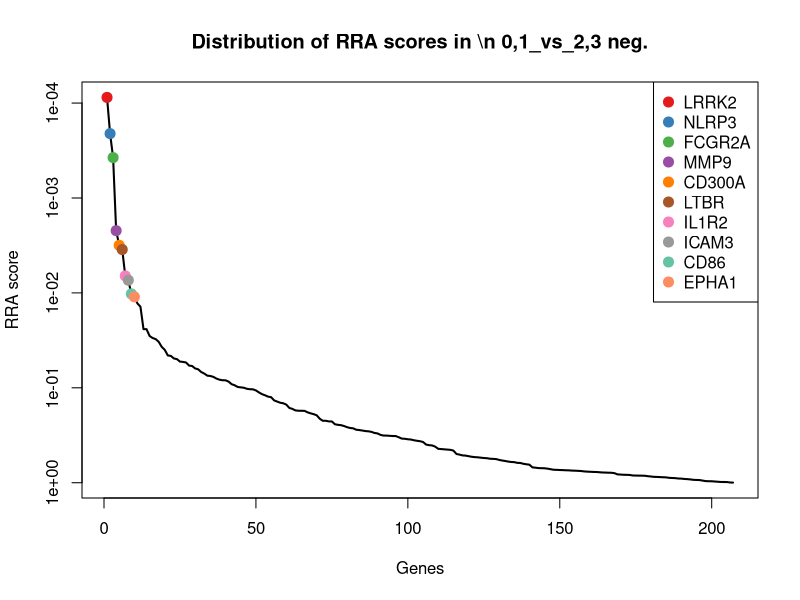
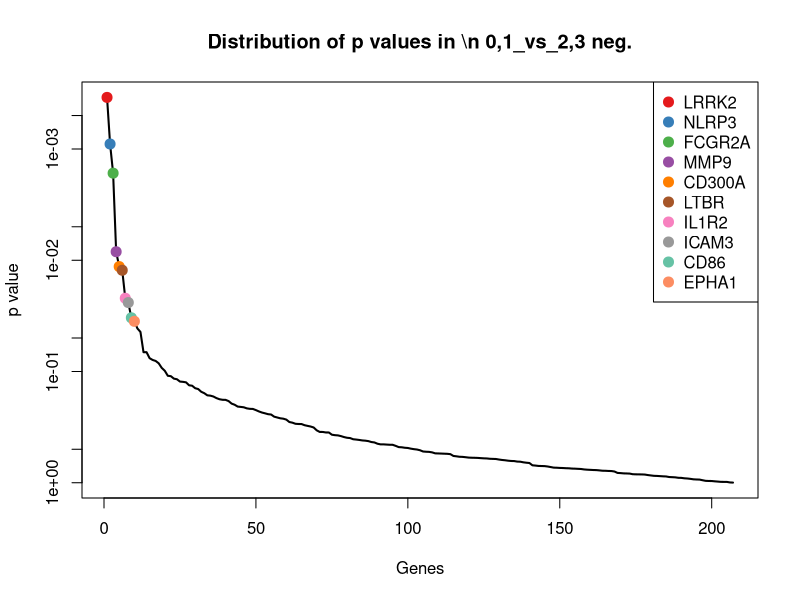
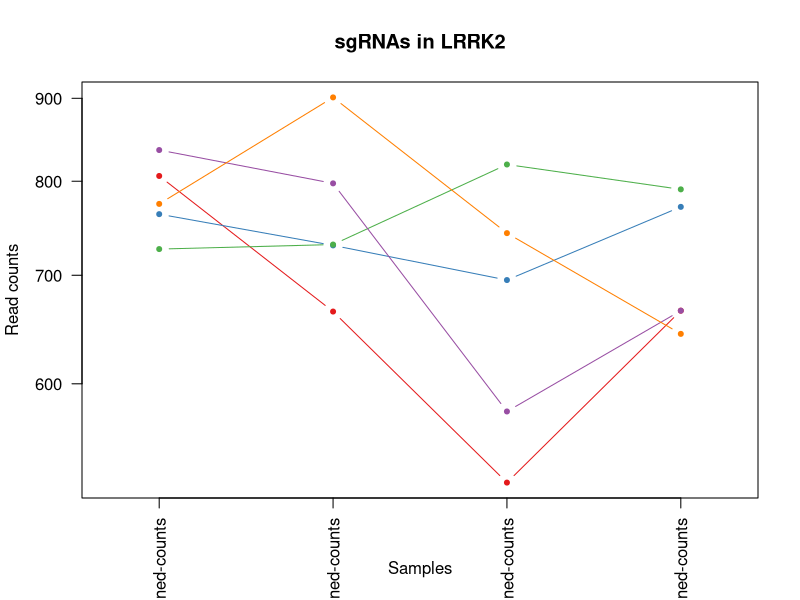
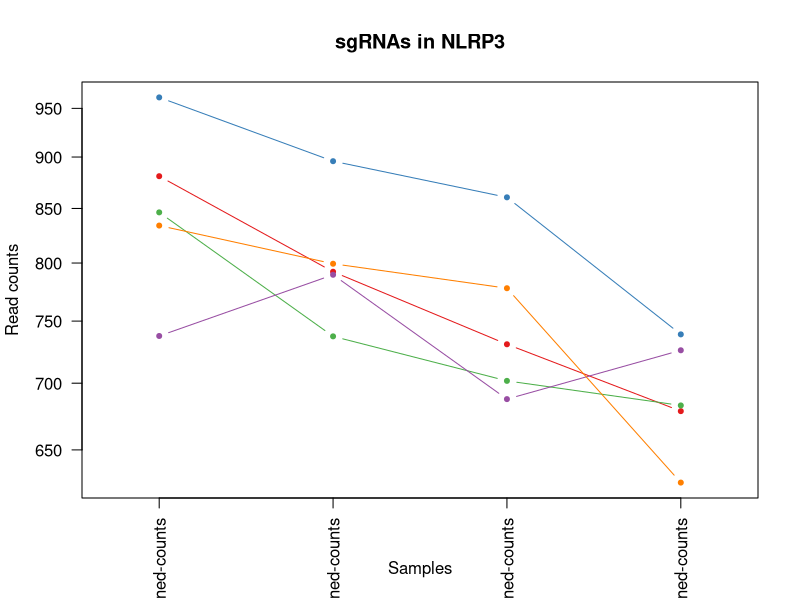
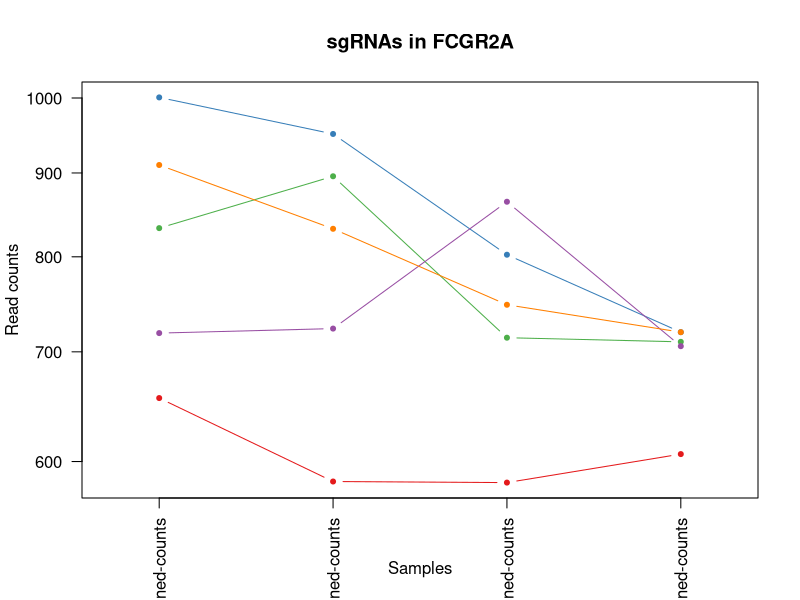
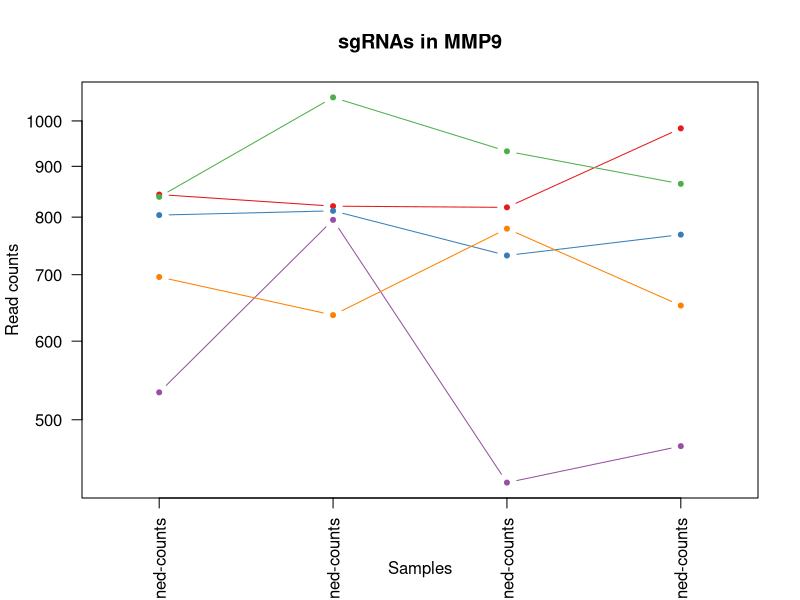
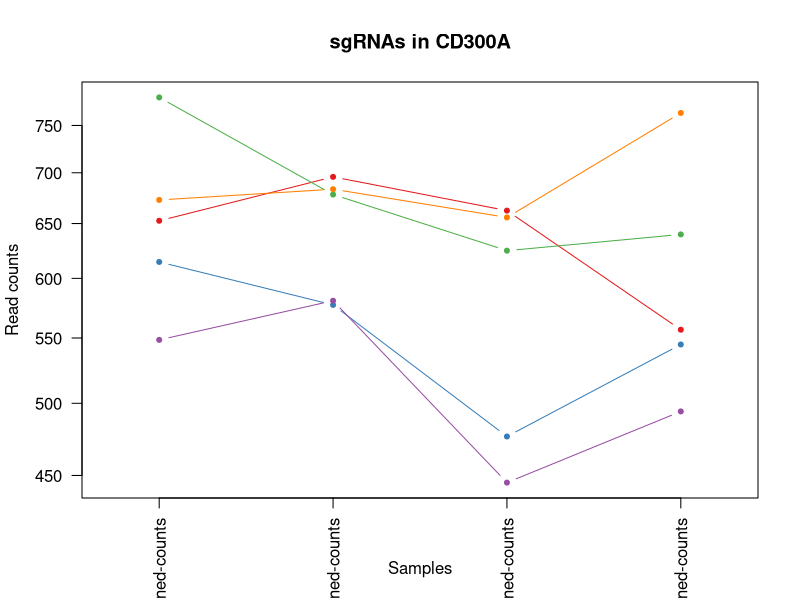
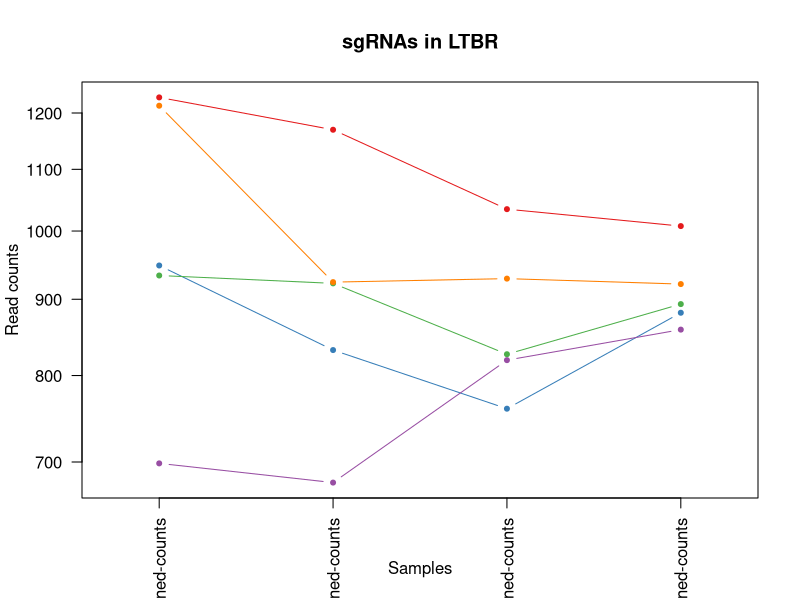

These charts were generated, in order, by the following R code: (Note: this script raises an error after producing the figures.)
pdf(file='LLOMe_CRISPRa.pdf',width=4.5,height=4.5);
gstable=read.table('LLOMe_CRISPRa.gene_summary.txt',header=T)
# 
#
# parameters
# Do not modify the variables beginning with "__"

# gstablename='__GENE_SUMMARY_FILE__'
startindex=3
# outputfile='__OUTPUT_FILE__'
targetgenelist=c("LRRK2","NLRP3","FCGR2A","MMP9","CD300A","LTBR","IL1R2","ICAM3","CD86","EPHA1")
# samplelabel=sub('.\\w+.\\w+$','',colnames(gstable)[startindex]);
samplelabel='0,1_vs_2,3 neg.'


# You need to write some codes in front of this code:
# gstable=read.table(gstablename,header=T)
# pdf(file=outputfile,width=6,height=6)


# set up color using RColorBrewer
#library(RColorBrewer)
#colors <- brewer.pal(length(targetgenelist), "Set1")

colors=c( "#E41A1C", "#377EB8", "#4DAF4A", "#984EA3", "#FF7F00",  "#A65628", "#F781BF",
          "#999999", "#66C2A5", "#FC8D62", "#8DA0CB", "#E78AC3", "#A6D854", "#FFD92F", "#E5C494", "#B3B3B3", 
          "#8DD3C7", "#FFFFB3", "#BEBADA", "#FB8072", "#80B1D3", "#FDB462", "#B3DE69", "#FCCDE5",
          "#D9D9D9", "#BC80BD", "#CCEBC5", "#FFED6F")

######
# function definition

plotrankedvalues<-function(val, tglist, ...){
  
  plot(val,log='y',ylim=c(max(val),min(val)),type='l',lwd=2, ...)
  if(length(tglist)>0){
    for(i in 1:length(tglist)){
      targetgene=tglist[i];
      tx=which(names(val)==targetgene);ty=val[targetgene];
      points(tx,ty,col=colors[(i %% length(colors)) ],cex=2,pch=20)
      # text(tx+50,ty,targetgene,col=colors[i])
    }
    legend('topright',tglist,pch=20,pt.cex = 2,cex=1,col=colors)
  }
}



plotrandvalues<-function(val,targetgenelist, ...){
  # choose the one with the best distance distribution
  
  mindiffvalue=0;
  randval=val;
  for(i in 1:20){
    randval0=sample(val)
    vindex=sort(which(names(randval0) %in% targetgenelist))
    if(max(vindex)>0.9*length(val)){
      # print('pass...')
      next;
    }
    mindiffind=min(diff(vindex));
    if (mindiffind > mindiffvalue){
      mindiffvalue=mindiffind;
      randval=randval0;
      # print(paste('Diff: ',mindiffvalue))
    }
  }
  plot(randval,log='y',ylim=c(max(randval),min(randval)),pch=20,col='grey', ...)
  
  if(length(targetgenelist)>0){
    for(i in 1:length(targetgenelist)){
      targetgene=targetgenelist[i];
      tx=which(names(randval)==targetgene);ty=randval[targetgene];
      points(tx,ty,col=colors[(i %% length(colors)) ],cex=2,pch=20)
      text(tx+50,ty,targetgene,col=colors[i])
    }
  }
  
}




# set.seed(1235)



pvec=gstable[,startindex]
names(pvec)=gstable[,'id']
pvec=sort(pvec);

plotrankedvalues(pvec,targetgenelist,xlab='Genes',ylab='RRA score',main=paste('Distribution of RRA scores in \\n',samplelabel))

# plotrandvalues(pvec,targetgenelist,xlab='Genes',ylab='RRA score',main=paste('Distribution of RRA scores in \\n',samplelabel))


pvec=gstable[,startindex+1]
names(pvec)=gstable[,'id']
pvec=sort(pvec);

plotrankedvalues(pvec,targetgenelist,xlab='Genes',ylab='p value',main=paste('Distribution of p values in \\n',samplelabel))

# plotrandvalues(pvec,targetgenelist,xlab='Genes',ylab='p value',main=paste('Distribution of p values in \\n',samplelabel))



# you need to write after this code:
# dev.off()






# parameters
# Do not modify the variables beginning with "__"
targetmat=list(c(805.005234870796,663.8215998314738,520.4467774040182,664.6541326372894),c(762.459756532701,729.3186643481793,694.2421814107752,770.3945628295854),c(725.5123674496186,730.2037598146212,818.247550756137,789.8162744975582),c(835.2349168478635,796.5859197977686,575.8734197629299,664.6541326372894),c(773.655935042726,900.1420893714785,742.153346839665,643.0744530062085))
targetgene="LRRK2"
collabel=c("TRE-VPH-7d-dox-untreated-rd2_S18_L001_R1_001-clipped-trimmed-aligned-counts","TRE-VPH-7d-dox-untreated-rd1_S12_L001_R1_001-clipped-trimmed-aligned-counts","TRE-VPH-7d-dox-llome-100-rd1_S13_L001_R1_001-clipped-trimmed-aligned-counts","TRE-VPH-7d-dox-llome-100-rd2_S19_L001_R1_001-clipped-trimmed-aligned-counts")

# set up color using RColorBrewer
#library(RColorBrewer)
#colors <- brewer.pal(length(targetgenelist), "Set1")

colors=c( "#E41A1C", "#377EB8", "#4DAF4A", "#984EA3", "#FF7F00",  "#A65628", "#F781BF",
          "#999999", "#66C2A5", "#FC8D62", "#8DA0CB", "#E78AC3", "#A6D854", "#FFD92F", "#E5C494", "#B3B3B3", 
          "#8DD3C7", "#FFFFB3", "#BEBADA", "#FB8072", "#80B1D3", "#FDB462", "#B3DE69", "#FCCDE5",
          "#D9D9D9", "#BC80BD", "#CCEBC5", "#FFED6F")


## code

targetmatvec=unlist(targetmat)+1
yrange=range(targetmatvec[targetmatvec>0]);
# yrange[1]=1; # set the minimum value to 1
for(i in 1:length(targetmat)){
  vali=targetmat[[i]]+1;
  if(i==1){
    plot(1:length(vali),vali,type='b',las=1,pch=20,main=paste('sgRNAs in',targetgene),ylab='Read counts',xlab='Samples',xlim=c(0.7,length(vali)+0.3),ylim = yrange,col=colors[(i %% length(colors))],xaxt='n',log='y')
    axis(1,at=1:length(vali),labels=(collabel),las=2)
    # lines(0:100,rep(1,101),col='black');
  }else{
    lines(1:length(vali),vali,type='b',pch=20,col=colors[(i %% length(colors))])
  }
}




# parameters
# Do not modify the variables beginning with "__"
targetmat=list(c(880.0196308879633,791.2753469991168,729.9406968283794,677.6019404159379),c(960.6321161601431,894.8315165728268,859.5826738712575,738.0250433829642),c(845.3114775068859,736.399428079715,700.8182237245444,681.917876342154),c(736.7085459596436,788.6200605997909,686.7267044807533,725.0772356043157),c(832.9956811458584,798.3561107306525,776.9124276410164,625.8107093013439))
targetgene="NLRP3"
collabel=c("TRE-VPH-7d-dox-untreated-rd2_S18_L001_R1_001-clipped-trimmed-aligned-counts","TRE-VPH-7d-dox-untreated-rd1_S12_L001_R1_001-clipped-trimmed-aligned-counts","TRE-VPH-7d-dox-llome-100-rd1_S13_L001_R1_001-clipped-trimmed-aligned-counts","TRE-VPH-7d-dox-llome-100-rd2_S19_L001_R1_001-clipped-trimmed-aligned-counts")

# set up color using RColorBrewer
#library(RColorBrewer)
#colors <- brewer.pal(length(targetgenelist), "Set1")

colors=c( "#E41A1C", "#377EB8", "#4DAF4A", "#984EA3", "#FF7F00",  "#A65628", "#F781BF",
          "#999999", "#66C2A5", "#FC8D62", "#8DA0CB", "#E78AC3", "#A6D854", "#FFD92F", "#E5C494", "#B3B3B3", 
          "#8DD3C7", "#FFFFB3", "#BEBADA", "#FB8072", "#80B1D3", "#FDB462", "#B3DE69", "#FCCDE5",
          "#D9D9D9", "#BC80BD", "#CCEBC5", "#FFED6F")


## code

targetmatvec=unlist(targetmat)+1
yrange=range(targetmatvec[targetmatvec>0]);
# yrange[1]=1; # set the minimum value to 1
for(i in 1:length(targetmat)){
  vali=targetmat[[i]]+1;
  if(i==1){
    plot(1:length(vali),vali,type='b',las=1,pch=20,main=paste('sgRNAs in',targetgene),ylab='Read counts',xlab='Samples',xlim=c(0.7,length(vali)+0.3),ylim = yrange,col=colors[(i %% length(colors))],xaxt='n',log='y')
    axis(1,at=1:length(vali),labels=(collabel),las=2)
    # lines(0:100,rep(1,101),col='black');
  }else{
    lines(1:length(vali),vali,type='b',pch=20,col=colors[(i %% length(colors))])
  }
}




# parameters
# Do not modify the variables beginning with "__"
targetmat=list(c(654.9764428364613,582.3928169188131,581.5100274604464,605.3100136518171),c(999.8187409452306,949.7074354922286,801.3377276635877,718.6033317149914),c(831.876063294856,894.8315165728268,713.03087373583,708.8924758810051),c(717.6750424926012,722.2379006166435,863.3404123362685,704.5765399547889),c(909.1296950140282,831.1046429890052,746.8505199209287,718.6033317149914))
targetgene="FCGR2A"
collabel=c("TRE-VPH-7d-dox-untreated-rd2_S18_L001_R1_001-clipped-trimmed-aligned-counts","TRE-VPH-7d-dox-untreated-rd1_S12_L001_R1_001-clipped-trimmed-aligned-counts","TRE-VPH-7d-dox-llome-100-rd1_S13_L001_R1_001-clipped-trimmed-aligned-counts","TRE-VPH-7d-dox-llome-100-rd2_S19_L001_R1_001-clipped-trimmed-aligned-counts")

# set up color using RColorBrewer
#library(RColorBrewer)
#colors <- brewer.pal(length(targetgenelist), "Set1")

colors=c( "#E41A1C", "#377EB8", "#4DAF4A", "#984EA3", "#FF7F00",  "#A65628", "#F781BF",
          "#999999", "#66C2A5", "#FC8D62", "#8DA0CB", "#E78AC3", "#A6D854", "#FFD92F", "#E5C494", "#B3B3B3", 
          "#8DD3C7", "#FFFFB3", "#BEBADA", "#FB8072", "#80B1D3", "#FDB462", "#B3DE69", "#FCCDE5",
          "#D9D9D9", "#BC80BD", "#CCEBC5", "#FFED6F")


## code

targetmatvec=unlist(targetmat)+1
yrange=range(targetmatvec[targetmatvec>0]);
# yrange[1]=1; # set the minimum value to 1
for(i in 1:length(targetmat)){
  vali=targetmat[[i]]+1;
  if(i==1){
    plot(1:length(vali),vali,type='b',las=1,pch=20,main=paste('sgRNAs in',targetgene),ylab='Read counts',xlab='Samples',xlim=c(0.7,length(vali)+0.3),ylim = yrange,col=colors[(i %% length(colors))],xaxt='n',log='y')
    axis(1,at=1:length(vali),labels=(collabel),las=2)
    # lines(0:100,rep(1,101),col='black');
  }else{
    lines(1:length(vali),vali,type='b',pch=20,col=colors[(i %% length(colors))])
  }
}




# parameters
# Do not modify the variables beginning with "__"
targetmat=list(c(841.9526239538784,819.5984019252597,817.3081161398842,981.8754232141774),c(802.765999168791,810.7474472608401,730.8801314446321,767.1576108849233),c(837.4741525498684,1055.0337959988224,930.9797047064658,863.187185243233),c(531.8184792261865,793.9306333984428,431.2004888600079,469.3580319760079),c(695.2826854725512,636.3836403717729,777.8518622572691,650.6273408770868))
targetgene="MMP9"
collabel=c("TRE-VPH-7d-dox-untreated-rd2_S18_L001_R1_001-clipped-trimmed-aligned-counts","TRE-VPH-7d-dox-untreated-rd1_S12_L001_R1_001-clipped-trimmed-aligned-counts","TRE-VPH-7d-dox-llome-100-rd1_S13_L001_R1_001-clipped-trimmed-aligned-counts","TRE-VPH-7d-dox-llome-100-rd2_S19_L001_R1_001-clipped-trimmed-aligned-counts")

# set up color using RColorBrewer
#library(RColorBrewer)
#colors <- brewer.pal(length(targetgenelist), "Set1")

colors=c( "#E41A1C", "#377EB8", "#4DAF4A", "#984EA3", "#FF7F00",  "#A65628", "#F781BF",
          "#999999", "#66C2A5", "#FC8D62", "#8DA0CB", "#E78AC3", "#A6D854", "#FFD92F", "#E5C494", "#B3B3B3", 
          "#8DD3C7", "#FFFFB3", "#BEBADA", "#FB8072", "#80B1D3", "#FDB462", "#B3DE69", "#FCCDE5",
          "#D9D9D9", "#BC80BD", "#CCEBC5", "#FFED6F")


## code

targetmatvec=unlist(targetmat)+1
yrange=range(targetmatvec[targetmatvec>0]);
# yrange[1]=1; # set the minimum value to 1
for(i in 1:length(targetmat)){
  vali=targetmat[[i]]+1;
  if(i==1){
    plot(1:length(vali),vali,type='b',las=1,pch=20,main=paste('sgRNAs in',targetgene),ylab='Read counts',xlab='Samples',xlim=c(0.7,length(vali)+0.3),ylim = yrange,col=colors[(i %% length(colors))],xaxt='n',log='y')
    axis(1,at=1:length(vali),labels=(collabel),las=2)
    # lines(0:100,rep(1,101),col='black');
  }else{
    lines(1:length(vali),vali,type='b',pch=20,col=colors[(i %% length(colors))])
  }
}




# parameters
# Do not modify the variables beginning with "__"
targetmat=list(c(651.6175892834538,694.7999411569426,661.3619698419293,555.6767505003312),c(613.5505823493688,576.1971486537193,475.35391582388667,543.8079267032367),c(780.373642148741,677.0980318281033,623.7845851918197,638.7585170799924),c(547.4931291402214,579.7375305194871,444.35257348754624,493.0956795701968),c(671.7707106014988,682.4086046267552,654.7859275281601,762.8416749587071))
targetgene="CD300A"
collabel=c("TRE-VPH-7d-dox-untreated-rd2_S18_L001_R1_001-clipped-trimmed-aligned-counts","TRE-VPH-7d-dox-untreated-rd1_S12_L001_R1_001-clipped-trimmed-aligned-counts","TRE-VPH-7d-dox-llome-100-rd1_S13_L001_R1_001-clipped-trimmed-aligned-counts","TRE-VPH-7d-dox-llome-100-rd2_S19_L001_R1_001-clipped-trimmed-aligned-counts")

# set up color using RColorBrewer
#library(RColorBrewer)
#colors <- brewer.pal(length(targetgenelist), "Set1")

colors=c( "#E41A1C", "#377EB8", "#4DAF4A", "#984EA3", "#FF7F00",  "#A65628", "#F781BF",
          "#999999", "#66C2A5", "#FC8D62", "#8DA0CB", "#E78AC3", "#A6D854", "#FFD92F", "#E5C494", "#B3B3B3", 
          "#8DD3C7", "#FFFFB3", "#BEBADA", "#FB8072", "#80B1D3", "#FDB462", "#B3DE69", "#FCCDE5",
          "#D9D9D9", "#BC80BD", "#CCEBC5", "#FFED6F")


## code

targetmatvec=unlist(targetmat)+1
yrange=range(targetmatvec[targetmatvec>0]);
# yrange[1]=1; # set the minimum value to 1
for(i in 1:length(targetmat)){
  vali=targetmat[[i]]+1;
  if(i==1){
    plot(1:length(vali),vali,type='b',las=1,pch=20,main=paste('sgRNAs in',targetgene),ylab='Read counts',xlab='Samples',xlim=c(0.7,length(vali)+0.3),ylim = yrange,col=colors[(i %% length(colors))],xaxt='n',log='y')
    axis(1,at=1:length(vali),labels=(collabel),las=2)
    # lines(0:100,rep(1,101),col='black');
  }else{
    lines(1:length(vali),vali,type='b',pch=20,col=colors[(i %% length(colors))])
  }
}




# parameters
# Do not modify the variables beginning with "__"
targetmat=list(c(1228.22078254974,1168.326015703394,1033.3780778780144,1006.6920547899205),c(947.1967019481132,831.1046429890052,759.0631699322144,880.4509289480976),c(932.6416698850808,921.3843805660857,825.7630276861589,892.3197527451921),c(697.5219211745562,677.0980318281033,818.247550756137,857.7922653354627),c(1212.5461326357051,923.1545714989696,928.1614008577076,920.3733362655971))
targetgene="LTBR"
collabel=c("TRE-VPH-7d-dox-untreated-rd2_S18_L001_R1_001-clipped-trimmed-aligned-counts","TRE-VPH-7d-dox-untreated-rd1_S12_L001_R1_001-clipped-trimmed-aligned-counts","TRE-VPH-7d-dox-llome-100-rd1_S13_L001_R1_001-clipped-trimmed-aligned-counts","TRE-VPH-7d-dox-llome-100-rd2_S19_L001_R1_001-clipped-trimmed-aligned-counts")

# set up color using RColorBrewer
#library(RColorBrewer)
#colors <- brewer.pal(length(targetgenelist), "Set1")

colors=c( "#E41A1C", "#377EB8", "#4DAF4A", "#984EA3", "#FF7F00",  "#A65628", "#F781BF",
          "#999999", "#66C2A5", "#FC8D62", "#8DA0CB", "#E78AC3", "#A6D854", "#FFD92F", "#E5C494", "#B3B3B3", 
          "#8DD3C7", "#FFFFB3", "#BEBADA", "#FB8072", "#80B1D3", "#FDB462", "#B3DE69", "#FCCDE5",
          "#D9D9D9", "#BC80BD", "#CCEBC5", "#FFED6F")


## code

targetmatvec=unlist(targetmat)+1
yrange=range(targetmatvec[targetmatvec>0]);
# yrange[1]=1; # set the minimum value to 1
for(i in 1:length(targetmat)){
  vali=targetmat[[i]]+1;
  if(i==1){
    plot(1:length(vali),vali,type='b',las=1,pch=20,main=paste('sgRNAs in',targetgene),ylab='Read counts',xlab='Samples',xlim=c(0.7,length(vali)+0.3),ylim = yrange,col=colors[(i %% length(colors))],xaxt='n',log='y')
    axis(1,at=1:length(vali),labels=(collabel),las=2)
    # lines(0:100,rep(1,101),col='black');
  }else{
    lines(1:length(vali),vali,type='b',pch=20,col=colors[(i %% length(colors))])
  }
}




# parameters
# Do not modify the variables beginning with "__"
targetmat=list(c(597.8759324353339,706.3061822206881,578.6917236116882,771.4735468111395),c(691.9238319195437,637.2687358382149,804.1560315123459,864.266169224787),c(951.6751733521232,792.1604424655588,656.6647967606656,910.6624804316108),c(638.1821750714238,813.402733660166,501.65808507896344,548.1238626294529),c(752.3831958736786,777.9989150024874,802.2771622798404,690.5497481945863))
targetgene="IL1R2"
collabel=c("TRE-VPH-7d-dox-untreated-rd2_S18_L001_R1_001-clipped-trimmed-aligned-counts","TRE-VPH-7d-dox-untreated-rd1_S12_L001_R1_001-clipped-trimmed-aligned-counts","TRE-VPH-7d-dox-llome-100-rd1_S13_L001_R1_001-clipped-trimmed-aligned-counts","TRE-VPH-7d-dox-llome-100-rd2_S19_L001_R1_001-clipped-trimmed-aligned-counts")

# set up color using RColorBrewer
#library(RColorBrewer)
#colors <- brewer.pal(length(targetgenelist), "Set1")

colors=c( "#E41A1C", "#377EB8", "#4DAF4A", "#984EA3", "#FF7F00",  "#A65628", "#F781BF",
          "#999999", "#66C2A5", "#FC8D62", "#8DA0CB", "#E78AC3", "#A6D854", "#FFD92F", "#E5C494", "#B3B3B3", 
          "#8DD3C7", "#FFFFB3", "#BEBADA", "#FB8072", "#80B1D3", "#FDB462", "#B3DE69", "#FCCDE5",
          "#D9D9D9", "#BC80BD", "#CCEBC5", "#FFED6F")


## code

targetmatvec=unlist(targetmat)+1
yrange=range(targetmatvec[targetmatvec>0]);
# yrange[1]=1; # set the minimum value to 1
for(i in 1:length(targetmat)){
  vali=targetmat[[i]]+1;
  if(i==1){
    plot(1:length(vali),vali,type='b',las=1,pch=20,main=paste('sgRNAs in',targetgene),ylab='Read counts',xlab='Samples',xlim=c(0.7,length(vali)+0.3),ylim = yrange,col=colors[(i %% length(colors))],xaxt='n',log='y')
    axis(1,at=1:length(vali),labels=(collabel),las=2)
    # lines(0:100,rep(1,101),col='black');
  }else{
    lines(1:length(vali),vali,type='b',pch=20,col=colors[(i %% length(colors))])
  }
}




# parameters
# Do not modify the variables beginning with "__"
targetmat=list(c(548.612746991224,649.6600723684024,546.750946659095,523.30723105371),c(890.0961915469858,833.7599293883311,778.7912968735219,661.4171806926272),c(794.9286742117735,776.2287240696035,802.2771622798404,865.345153206341),c(789.330584956761,680.6384136938711,759.0631699322144,749.8938671800586),c(876.6607773349558,800.1263016635364,685.7872698645006,649.5483568955328))
targetgene="ICAM3"
collabel=c("TRE-VPH-7d-dox-untreated-rd2_S18_L001_R1_001-clipped-trimmed-aligned-counts","TRE-VPH-7d-dox-untreated-rd1_S12_L001_R1_001-clipped-trimmed-aligned-counts","TRE-VPH-7d-dox-llome-100-rd1_S13_L001_R1_001-clipped-trimmed-aligned-counts","TRE-VPH-7d-dox-llome-100-rd2_S19_L001_R1_001-clipped-trimmed-aligned-counts")

# set up color using RColorBrewer
#library(RColorBrewer)
#colors <- brewer.pal(length(targetgenelist), "Set1")

colors=c( "#E41A1C", "#377EB8", "#4DAF4A", "#984EA3", "#FF7F00",  "#A65628", "#F781BF",
          "#999999", "#66C2A5", "#FC8D62", "#8DA0CB", "#E78AC3", "#A6D854", "#FFD92F", "#E5C494", "#B3B3B3", 
          "#8DD3C7", "#FFFFB3", "#BEBADA", "#FB8072", "#80B1D3", "#FDB462", "#B3DE69", "#FCCDE5",
          "#D9D9D9", "#BC80BD", "#CCEBC5", "#FFED6F")


## code

targetmatvec=unlist(targetmat)+1
yrange=range(targetmatvec[targetmatvec>0]);
# yrange[1]=1; # set the minimum value to 1
for(i in 1:length(targetmat)){
  vali=targetmat[[i]]+1;
  if(i==1){
    plot(1:length(vali),vali,type='b',las=1,pch=20,main=paste('sgRNAs in',targetgene),ylab='Read counts',xlab='Samples',xlim=c(0.7,length(vali)+0.3),ylim = yrange,col=colors[(i %% length(colors))],xaxt='n',log='y')
    axis(1,at=1:length(vali),labels=(collabel),las=2)
    # lines(0:100,rep(1,101),col='black');
  }else{
    lines(1:length(vali),vali,type='b',pch=20,col=colors[(i %% length(colors))])
  }
}




# parameters
# Do not modify the variables beginning with "__"
targetmat=list(c(697.5219211745562,756.7566238078801,701.7576583407972,653.8642928217489),c(746.7851066186661,722.2379006166435,757.1843006997088,557.8347184634393),c(839.7133882518734,760.2970056736481,726.1829583633684,754.2098031062748),c(719.9142781946061,690.3744638247329,588.0860697742155,554.5977665187771),c(626.9859965613988,612.4860627778398,590.9043736229738,612.8629015226954))
targetgene="CD86"
collabel=c("TRE-VPH-7d-dox-untreated-rd2_S18_L001_R1_001-clipped-trimmed-aligned-counts","TRE-VPH-7d-dox-untreated-rd1_S12_L001_R1_001-clipped-trimmed-aligned-counts","TRE-VPH-7d-dox-llome-100-rd1_S13_L001_R1_001-clipped-trimmed-aligned-counts","TRE-VPH-7d-dox-llome-100-rd2_S19_L001_R1_001-clipped-trimmed-aligned-counts")

# set up color using RColorBrewer
#library(RColorBrewer)
#colors <- brewer.pal(length(targetgenelist), "Set1")

colors=c( "#E41A1C", "#377EB8", "#4DAF4A", "#984EA3", "#FF7F00",  "#A65628", "#F781BF",
          "#999999", "#66C2A5", "#FC8D62", "#8DA0CB", "#E78AC3", "#A6D854", "#FFD92F", "#E5C494", "#B3B3B3", 
          "#8DD3C7", "#FFFFB3", "#BEBADA", "#FB8072", "#80B1D3", "#FDB462", "#B3DE69", "#FCCDE5",
          "#D9D9D9", "#BC80BD", "#CCEBC5", "#FFED6F")


## code

targetmatvec=unlist(targetmat)+1
yrange=range(targetmatvec[targetmatvec>0]);
# yrange[1]=1; # set the minimum value to 1
for(i in 1:length(targetmat)){
  vali=targetmat[[i]]+1;
  if(i==1){
    plot(1:length(vali),vali,type='b',las=1,pch=20,main=paste('sgRNAs in',targetgene),ylab='Read counts',xlab='Samples',xlim=c(0.7,length(vali)+0.3),ylim = yrange,col=colors[(i %% length(colors))],xaxt='n',log='y')
    axis(1,at=1:length(vali),labels=(collabel),las=2)
    # lines(0:100,rep(1,101),col='black');
  }else{
    lines(1:length(vali),vali,type='b',pch=20,col=colors[(i %% length(colors))])
  }
}




# parameters
# Do not modify the variables beginning with "__"
targetmat=list(c(667.2922391974887,700.1105139555945,715.8491775845882,633.3635971722222),c(850.9095667618984,902.7973757708045,779.7307314897746,951.6638717306644),c(539.6558041832039,708.0763731535721,664.1802736906875,523.30723105371),c(913.6081664180383,1182.4875431664655,685.7872698645006,893.398736726746),c(727.7516031516236,751.4460510092284,799.4588584310821,784.4213545897879))
targetgene="EPHA1"
collabel=c("TRE-VPH-7d-dox-untreated-rd2_S18_L001_R1_001-clipped-trimmed-aligned-counts","TRE-VPH-7d-dox-untreated-rd1_S12_L001_R1_001-clipped-trimmed-aligned-counts","TRE-VPH-7d-dox-llome-100-rd1_S13_L001_R1_001-clipped-trimmed-aligned-counts","TRE-VPH-7d-dox-llome-100-rd2_S19_L001_R1_001-clipped-trimmed-aligned-counts")

# set up color using RColorBrewer
#library(RColorBrewer)
#colors <- brewer.pal(length(targetgenelist), "Set1")

colors=c( "#E41A1C", "#377EB8", "#4DAF4A", "#984EA3", "#FF7F00",  "#A65628", "#F781BF",
          "#999999", "#66C2A5", "#FC8D62", "#8DA0CB", "#E78AC3", "#A6D854", "#FFD92F", "#E5C494", "#B3B3B3", 
          "#8DD3C7", "#FFFFB3", "#BEBADA", "#FB8072", "#80B1D3", "#FDB462", "#B3DE69", "#FCCDE5",
          "#D9D9D9", "#BC80BD", "#CCEBC5", "#FFED6F")


## code

targetmatvec=unlist(targetmat)+1
yrange=range(targetmatvec[targetmatvec>0]);
# yrange[1]=1; # set the minimum value to 1
for(i in 1:length(targetmat)){
  vali=targetmat[[i]]+1;
  if(i==1){
    plot(1:length(vali),vali,type='b',las=1,pch=20,main=paste('sgRNAs in',targetgene),ylab='Read counts',xlab='Samples',xlim=c(0.7,length(vali)+0.3),ylim = yrange,col=colors[(i %% length(colors))],xaxt='n',log='y')
    axis(1,at=1:length(vali),labels=(collabel),las=2)
    # lines(0:100,rep(1,101),col='black');
  }else{
    lines(1:length(vali),vali,type='b',pch=20,col=colors[(i %% length(colors))])
  }
}



# 
#
# parameters
# Do not modify the variables beginning with "__"

# gstablename='__GENE_SUMMARY_FILE__'
startindex=9
# outputfile='__OUTPUT_FILE__'
targetgenelist=c("CD40","PTPRE","FCER1G","TGFBR2","IRF8","CTSB","LDLR","ITGB3","CD68","TMEM106B")
# samplelabel=sub('.\\w+.\\w+$','',colnames(gstable)[startindex]);
samplelabel='0,1_vs_2,3 pos.'


# You need to write some codes in front of this code:
# gstable=read.table(gstablename,header=T)
# pdf(file=outputfile,width=6,height=6)


# set up color using RColorBrewer
#library(RColorBrewer)
#colors <- brewer.pal(length(targetgenelist), "Set1")

colors=c( "#E41A1C", "#377EB8", "#4DAF4A", "#984EA3", "#FF7F00",  "#A65628", "#F781BF",
          "#999999", "#66C2A5", "#FC8D62", "#8DA0CB", "#E78AC3", "#A6D854", "#FFD92F", "#E5C494", "#B3B3B3", 
          "#8DD3C7", "#FFFFB3", "#BEBADA", "#FB8072", "#80B1D3", "#FDB462", "#B3DE69", "#FCCDE5",
          "#D9D9D9", "#BC80BD", "#CCEBC5", "#FFED6F")

######
# function definition

plotrankedvalues<-function(val, tglist, ...){
  
  plot(val,log='y',ylim=c(max(val),min(val)),type='l',lwd=2, ...)
  if(length(tglist)>0){
    for(i in 1:length(tglist)){
      targetgene=tglist[i];
      tx=which(names(val)==targetgene);ty=val[targetgene];
      points(tx,ty,col=colors[(i %% length(colors)) ],cex=2,pch=20)
      # text(tx+50,ty,targetgene,col=colors[i])
    }
    legend('topright',tglist,pch=20,pt.cex = 2,cex=1,col=colors)
  }
}



plotrandvalues<-function(val,targetgenelist, ...){
  # choose the one with the best distance distribution
  
  mindiffvalue=0;
  randval=val;
  for(i in 1:20){
    randval0=sample(val)
    vindex=sort(which(names(randval0) %in% targetgenelist))
    if(max(vindex)>0.9*length(val)){
      # print('pass...')
      next;
    }
    mindiffind=min(diff(vindex));
    if (mindiffind > mindiffvalue){
      mindiffvalue=mindiffind;
      randval=randval0;
      # print(paste('Diff: ',mindiffvalue))
    }
  }
  plot(randval,log='y',ylim=c(max(randval),min(randval)),pch=20,col='grey', ...)
  
  if(length(targetgenelist)>0){
    for(i in 1:length(targetgenelist)){
      targetgene=targetgenelist[i];
      tx=which(names(randval)==targetgene);ty=randval[targetgene];
      points(tx,ty,col=colors[(i %% length(colors)) ],cex=2,pch=20)
      text(tx+50,ty,targetgene,col=colors[i])
    }
  }
  
}




# set.seed(1235)



pvec=gstable[,startindex]
names(pvec)=gstable[,'id']
pvec=sort(pvec);

plotrankedvalues(pvec,targetgenelist,xlab='Genes',ylab='RRA score',main=paste('Distribution of RRA scores in \\n',samplelabel))

# plotrandvalues(pvec,targetgenelist,xlab='Genes',ylab='RRA score',main=paste('Distribution of RRA scores in \\n',samplelabel))


pvec=gstable[,startindex+1]
names(pvec)=gstable[,'id']
pvec=sort(pvec);

plotrankedvalues(pvec,targetgenelist,xlab='Genes',ylab='p value',main=paste('Distribution of p values in \\n',samplelabel))

# plotrandvalues(pvec,targetgenelist,xlab='Genes',ylab='p value',main=paste('Distribution of p values in \\n',samplelabel))



# you need to write after this code:
# dev.off()






# parameters
# Do not modify the variables beginning with "__"
targetmat=list(c(754.6224315756835,689.4893683582908,740.2744776071595,679.7599083790459),c(626.9859965613988,583.277912385255,658.5436659931711,688.3917802314783),c(644.8998821774388,616.9115401100497,593.722677471732,567.5455742974257),c(573.2443397132789,605.4052990463041,420.8667080812277,468.2790479944539),c(1293.1586179078852,845.2661704520767,1844.1101517041295,1689.6889151136286))
targetgene="CD40"
collabel=c("TRE-VPH-7d-dox-untreated-rd2_S18_L001_R1_001-clipped-trimmed-aligned-counts","TRE-VPH-7d-dox-untreated-rd1_S12_L001_R1_001-clipped-trimmed-aligned-counts","TRE-VPH-7d-dox-llome-100-rd1_S13_L001_R1_001-clipped-trimmed-aligned-counts","TRE-VPH-7d-dox-llome-100-rd2_S19_L001_R1_001-clipped-trimmed-aligned-counts")

# set up color using RColorBrewer
#library(RColorBrewer)
#colors <- brewer.pal(length(targetgenelist), "Set1")

colors=c( "#E41A1C", "#377EB8", "#4DAF4A", "#984EA3", "#FF7F00",  "#A65628", "#F781BF",
          "#999999", "#66C2A5", "#FC8D62", "#8DA0CB", "#E78AC3", "#A6D854", "#FFD92F", "#E5C494", "#B3B3B3", 
          "#8DD3C7", "#FFFFB3", "#BEBADA", "#FB8072", "#80B1D3", "#FDB462", "#B3DE69", "#FCCDE5",
          "#D9D9D9", "#BC80BD", "#CCEBC5", "#FFED6F")


## code

targetmatvec=unlist(targetmat)+1
yrange=range(targetmatvec[targetmatvec>0]);
# yrange[1]=1; # set the minimum value to 1
for(i in 1:length(targetmat)){
  vali=targetmat[[i]]+1;
  if(i==1){
    plot(1:length(vali),vali,type='b',las=1,pch=20,main=paste('sgRNAs in',targetgene),ylab='Read counts',xlab='Samples',xlim=c(0.7,length(vali)+0.3),ylim = yrange,col=colors[(i %% length(colors))],xaxt='n',log='y')
    axis(1,at=1:length(vali),labels=(collabel),las=2)
    # lines(0:100,rep(1,101),col='black');
  }else{
    lines(1:length(vali),vali,type='b',pch=20,col=colors[(i %% length(colors))])
  }
}




# parameters
# Do not modify the variables beginning with "__"
targetmat=list(c(660.5745320914738,669.1321726301256,890.584016207598,914.978416357827),c(819.5602669338284,919.6141896332018,801.3377276635877,820.0278259810713),c(1054.680015644353,874.4743208446615,915.948750846422,966.769647472421),c(732.2300745556336,839.0705021869829,740.2744776071595,702.4185719916808),c(694.1630676215486,724.8931870159695,692.3633121782698,713.2084118072212))
targetgene="PTPRE"
collabel=c("TRE-VPH-7d-dox-untreated-rd2_S18_L001_R1_001-clipped-trimmed-aligned-counts","TRE-VPH-7d-dox-untreated-rd1_S12_L001_R1_001-clipped-trimmed-aligned-counts","TRE-VPH-7d-dox-llome-100-rd1_S13_L001_R1_001-clipped-trimmed-aligned-counts","TRE-VPH-7d-dox-llome-100-rd2_S19_L001_R1_001-clipped-trimmed-aligned-counts")

# set up color using RColorBrewer
#library(RColorBrewer)
#colors <- brewer.pal(length(targetgenelist), "Set1")

colors=c( "#E41A1C", "#377EB8", "#4DAF4A", "#984EA3", "#FF7F00",  "#A65628", "#F781BF",
          "#999999", "#66C2A5", "#FC8D62", "#8DA0CB", "#E78AC3", "#A6D854", "#FFD92F", "#E5C494", "#B3B3B3", 
          "#8DD3C7", "#FFFFB3", "#BEBADA", "#FB8072", "#80B1D3", "#FDB462", "#B3DE69", "#FCCDE5",
          "#D9D9D9", "#BC80BD", "#CCEBC5", "#FFED6F")


## code

targetmatvec=unlist(targetmat)+1
yrange=range(targetmatvec[targetmatvec>0]);
# yrange[1]=1; # set the minimum value to 1
for(i in 1:length(targetmat)){
  vali=targetmat[[i]]+1;
  if(i==1){
    plot(1:length(vali),vali,type='b',las=1,pch=20,main=paste('sgRNAs in',targetgene),ylab='Read counts',xlab='Samples',xlim=c(0.7,length(vali)+0.3),ylim = yrange,col=colors[(i %% length(colors))],xaxt='n',log='y')
    axis(1,at=1:length(vali),labels=(collabel),las=2)
    # lines(0:100,rep(1,101),col='black');
  }else{
    lines(1:length(vali),vali,type='b',pch=20,col=colors[(i %% length(colors))])
  }
}




# parameters
# Do not modify the variables beginning with "__"
targetmat=list(c(849.7899489108959,721.3528051502016,927.2219662414549,1043.3775101627577),c(799.4071456157835,681.5235091603131,906.5544046838946,1094.0897572957977),c(661.6941499424762,760.2970056736481,675.4534890857204,758.525739032491),c(868.8234523779383,904.5675667036884,934.7374431714768,894.4777207083001),c(1030.048422922298,769.1479603380677,969.4965239728282,952.7428557122183))
targetgene="FCER1G"
collabel=c("TRE-VPH-7d-dox-untreated-rd2_S18_L001_R1_001-clipped-trimmed-aligned-counts","TRE-VPH-7d-dox-untreated-rd1_S12_L001_R1_001-clipped-trimmed-aligned-counts","TRE-VPH-7d-dox-llome-100-rd1_S13_L001_R1_001-clipped-trimmed-aligned-counts","TRE-VPH-7d-dox-llome-100-rd2_S19_L001_R1_001-clipped-trimmed-aligned-counts")

# set up color using RColorBrewer
#library(RColorBrewer)
#colors <- brewer.pal(length(targetgenelist), "Set1")

colors=c( "#E41A1C", "#377EB8", "#4DAF4A", "#984EA3", "#FF7F00",  "#A65628", "#F781BF",
          "#999999", "#66C2A5", "#FC8D62", "#8DA0CB", "#E78AC3", "#A6D854", "#FFD92F", "#E5C494", "#B3B3B3", 
          "#8DD3C7", "#FFFFB3", "#BEBADA", "#FB8072", "#80B1D3", "#FDB462", "#B3DE69", "#FCCDE5",
          "#D9D9D9", "#BC80BD", "#CCEBC5", "#FFED6F")


## code

targetmatvec=unlist(targetmat)+1
yrange=range(targetmatvec[targetmatvec>0]);
# yrange[1]=1; # set the minimum value to 1
for(i in 1:length(targetmat)){
  vali=targetmat[[i]]+1;
  if(i==1){
    plot(1:length(vali),vali,type='b',las=1,pch=20,main=paste('sgRNAs in',targetgene),ylab='Read counts',xlab='Samples',xlim=c(0.7,length(vali)+0.3),ylim = yrange,col=colors[(i %% length(colors))],xaxt='n',log='y')
    axis(1,at=1:length(vali),labels=(collabel),las=2)
    # lines(0:100,rep(1,101),col='black');
  }else{
    lines(1:length(vali),vali,type='b',pch=20,col=colors[(i %% length(colors))])
  }
}




# parameters
# Do not modify the variables beginning with "__"
targetmat=list(c(745.6654887676636,924.0396669654116,1069.0765932956187,1182.566443783229),c(857.6272738679133,855.0022205829383,835.1573738486863,787.65830653445),c(628.1056144124013,587.7033897174648,690.4844429457643,730.4721555120859),c(639.3017929224263,614.2562537107239,741.2139122234122,713.2084118072212),c(611.3113466473638,635.498544905331,596.5409813204902,826.5017298703956))
targetgene="TGFBR2"
collabel=c("TRE-VPH-7d-dox-untreated-rd2_S18_L001_R1_001-clipped-trimmed-aligned-counts","TRE-VPH-7d-dox-untreated-rd1_S12_L001_R1_001-clipped-trimmed-aligned-counts","TRE-VPH-7d-dox-llome-100-rd1_S13_L001_R1_001-clipped-trimmed-aligned-counts","TRE-VPH-7d-dox-llome-100-rd2_S19_L001_R1_001-clipped-trimmed-aligned-counts")

# set up color using RColorBrewer
#library(RColorBrewer)
#colors <- brewer.pal(length(targetgenelist), "Set1")

colors=c( "#E41A1C", "#377EB8", "#4DAF4A", "#984EA3", "#FF7F00",  "#A65628", "#F781BF",
          "#999999", "#66C2A5", "#FC8D62", "#8DA0CB", "#E78AC3", "#A6D854", "#FFD92F", "#E5C494", "#B3B3B3", 
          "#8DD3C7", "#FFFFB3", "#BEBADA", "#FB8072", "#80B1D3", "#FDB462", "#B3DE69", "#FCCDE5",
          "#D9D9D9", "#BC80BD", "#CCEBC5", "#FFED6F")


## code

targetmatvec=unlist(targetmat)+1
yrange=range(targetmatvec[targetmatvec>0]);
# yrange[1]=1; # set the minimum value to 1
for(i in 1:length(targetmat)){
  vali=targetmat[[i]]+1;
  if(i==1){
    plot(1:length(vali),vali,type='b',las=1,pch=20,main=paste('sgRNAs in',targetgene),ylab='Read counts',xlab='Samples',xlim=c(0.7,length(vali)+0.3),ylim = yrange,col=colors[(i %% length(colors))],xaxt='n',log='y')
    axis(1,at=1:length(vali),labels=(collabel),las=2)
    # lines(0:100,rep(1,101),col='black');
  }else{
    lines(1:length(vali),vali,type='b',pch=20,col=colors[(i %% length(colors))])
  }
}




# parameters
# Do not modify the variables beginning with "__"
targetmat=list(c(819.5602669338284,881.5550845761973,832.339069999928,937.6370799704617),c(953.9144090541282,890.4060392406169,931.9191393227186,984.0333911772856),c(609.0721109453589,671.7874590294515,639.7549736681162,599.9150937440469),c(910.2493128650308,1060.3443687974743,958.2233085777953,1078.9839815540413),c(797.1679099137785,827.5642611232374,1004.2556047741796,1183.645427764783))
targetgene="IRF8"
collabel=c("TRE-VPH-7d-dox-untreated-rd2_S18_L001_R1_001-clipped-trimmed-aligned-counts","TRE-VPH-7d-dox-untreated-rd1_S12_L001_R1_001-clipped-trimmed-aligned-counts","TRE-VPH-7d-dox-llome-100-rd1_S13_L001_R1_001-clipped-trimmed-aligned-counts","TRE-VPH-7d-dox-llome-100-rd2_S19_L001_R1_001-clipped-trimmed-aligned-counts")

# set up color using RColorBrewer
#library(RColorBrewer)
#colors <- brewer.pal(length(targetgenelist), "Set1")

colors=c( "#E41A1C", "#377EB8", "#4DAF4A", "#984EA3", "#FF7F00",  "#A65628", "#F781BF",
          "#999999", "#66C2A5", "#FC8D62", "#8DA0CB", "#E78AC3", "#A6D854", "#FFD92F", "#E5C494", "#B3B3B3", 
          "#8DD3C7", "#FFFFB3", "#BEBADA", "#FB8072", "#80B1D3", "#FDB462", "#B3DE69", "#FCCDE5",
          "#D9D9D9", "#BC80BD", "#CCEBC5", "#FFED6F")


## code

targetmatvec=unlist(targetmat)+1
yrange=range(targetmatvec[targetmatvec>0]);
# yrange[1]=1; # set the minimum value to 1
for(i in 1:length(targetmat)){
  vali=targetmat[[i]]+1;
  if(i==1){
    plot(1:length(vali),vali,type='b',las=1,pch=20,main=paste('sgRNAs in',targetgene),ylab='Read counts',xlab='Samples',xlim=c(0.7,length(vali)+0.3),ylim = yrange,col=colors[(i %% length(colors))],xaxt='n',log='y')
    axis(1,at=1:length(vali),labels=(collabel),las=2)
    # lines(0:100,rep(1,101),col='black');
  }else{
    lines(1:length(vali),vali,type='b',pch=20,col=colors[(i %% length(colors))])
  }
}




# parameters
# Do not modify the variables beginning with "__"
targetmat=list(c(484.7945294840816,551.4144755933443,650.0887544468965,708.8924758810051),c(435.53134403997166,482.377029210871,411.47236191870036,484.4638077177645),c(622.5075251573888,662.0514088985899,636.936669819358,762.8416749587071),c(606.8328752433539,737.284523546157,651.0281890631492,740.1830113460722),c(824.0387383378385,808.9772563279562,1025.8626009479926,1022.876814513231))
targetgene="CTSB"
collabel=c("TRE-VPH-7d-dox-untreated-rd2_S18_L001_R1_001-clipped-trimmed-aligned-counts","TRE-VPH-7d-dox-untreated-rd1_S12_L001_R1_001-clipped-trimmed-aligned-counts","TRE-VPH-7d-dox-llome-100-rd1_S13_L001_R1_001-clipped-trimmed-aligned-counts","TRE-VPH-7d-dox-llome-100-rd2_S19_L001_R1_001-clipped-trimmed-aligned-counts")

# set up color using RColorBrewer
#library(RColorBrewer)
#colors <- brewer.pal(length(targetgenelist), "Set1")

colors=c( "#E41A1C", "#377EB8", "#4DAF4A", "#984EA3", "#FF7F00",  "#A65628", "#F781BF",
          "#999999", "#66C2A5", "#FC8D62", "#8DA0CB", "#E78AC3", "#A6D854", "#FFD92F", "#E5C494", "#B3B3B3", 
          "#8DD3C7", "#FFFFB3", "#BEBADA", "#FB8072", "#80B1D3", "#FDB462", "#B3DE69", "#FCCDE5",
          "#D9D9D9", "#BC80BD", "#CCEBC5", "#FFED6F")


## code

targetmatvec=unlist(targetmat)+1
yrange=range(targetmatvec[targetmatvec>0]);
# yrange[1]=1; # set the minimum value to 1
for(i in 1:length(targetmat)){
  vali=targetmat[[i]]+1;
  if(i==1){
    plot(1:length(vali),vali,type='b',las=1,pch=20,main=paste('sgRNAs in',targetgene),ylab='Read counts',xlab='Samples',xlim=c(0.7,length(vali)+0.3),ylim = yrange,col=colors[(i %% length(colors))],xaxt='n',log='y')
    axis(1,at=1:length(vali),labels=(collabel),las=2)
    # lines(0:100,rep(1,101),col='black');
  }else{
    lines(1:length(vali),vali,type='b',pch=20,col=colors[(i %% length(colors))])
  }
}




# parameters
# Do not modify the variables beginning with "__"
targetmat=list(c(822.9191204868359,803.6666835293044,812.6109430586205,920.3733362655971),c(798.287527764781,829.3344520561213,657.6042313769184,814.6329060733011),c(547.4931291402214,581.5077214523711,605.9353274830177,554.5977665187771),c(726.6319853006212,664.7066952979158,844.5517200112137,988.3493271035018),c(747.9047244696686,839.0705021869829,1043.7118586567947,917.136384320935))
targetgene="LDLR"
collabel=c("TRE-VPH-7d-dox-untreated-rd2_S18_L001_R1_001-clipped-trimmed-aligned-counts","TRE-VPH-7d-dox-untreated-rd1_S12_L001_R1_001-clipped-trimmed-aligned-counts","TRE-VPH-7d-dox-llome-100-rd1_S13_L001_R1_001-clipped-trimmed-aligned-counts","TRE-VPH-7d-dox-llome-100-rd2_S19_L001_R1_001-clipped-trimmed-aligned-counts")

# set up color using RColorBrewer
#library(RColorBrewer)
#colors <- brewer.pal(length(targetgenelist), "Set1")

colors=c( "#E41A1C", "#377EB8", "#4DAF4A", "#984EA3", "#FF7F00",  "#A65628", "#F781BF",
          "#999999", "#66C2A5", "#FC8D62", "#8DA0CB", "#E78AC3", "#A6D854", "#FFD92F", "#E5C494", "#B3B3B3", 
          "#8DD3C7", "#FFFFB3", "#BEBADA", "#FB8072", "#80B1D3", "#FDB462", "#B3DE69", "#FCCDE5",
          "#D9D9D9", "#BC80BD", "#CCEBC5", "#FFED6F")


## code

targetmatvec=unlist(targetmat)+1
yrange=range(targetmatvec[targetmatvec>0]);
# yrange[1]=1; # set the minimum value to 1
for(i in 1:length(targetmat)){
  vali=targetmat[[i]]+1;
  if(i==1){
    plot(1:length(vali),vali,type='b',las=1,pch=20,main=paste('sgRNAs in',targetgene),ylab='Read counts',xlab='Samples',xlim=c(0.7,length(vali)+0.3),ylim = yrange,col=colors[(i %% length(colors))],xaxt='n',log='y')
    axis(1,at=1:length(vali),labels=(collabel),las=2)
    # lines(0:100,rep(1,101),col='black');
  }else{
    lines(1:length(vali),vali,type='b',pch=20,col=colors[(i %% length(colors))])
  }
}




# parameters
# Do not modify the variables beginning with "__"
targetmat=list(c(705.3592461315736,716.0422323515498,782.5490353385328,715.3663797703293),c(641.5410286244313,716.0422323515498,791.0039468848075,771.4735468111395),c(749.024342320671,696.5701320898265,812.6109430586205,694.8656841208025),c(784.852113552751,624.8773993080274,671.6957506207094,608.5469655964793),c(684.0865069625262,682.4086046267552,806.9743353611041,971.085583398637))
targetgene="ITGB3"
collabel=c("TRE-VPH-7d-dox-untreated-rd2_S18_L001_R1_001-clipped-trimmed-aligned-counts","TRE-VPH-7d-dox-untreated-rd1_S12_L001_R1_001-clipped-trimmed-aligned-counts","TRE-VPH-7d-dox-llome-100-rd1_S13_L001_R1_001-clipped-trimmed-aligned-counts","TRE-VPH-7d-dox-llome-100-rd2_S19_L001_R1_001-clipped-trimmed-aligned-counts")

# set up color using RColorBrewer
#library(RColorBrewer)
#colors <- brewer.pal(length(targetgenelist), "Set1")

colors=c( "#E41A1C", "#377EB8", "#4DAF4A", "#984EA3", "#FF7F00",  "#A65628", "#F781BF",
          "#999999", "#66C2A5", "#FC8D62", "#8DA0CB", "#E78AC3", "#A6D854", "#FFD92F", "#E5C494", "#B3B3B3", 
          "#8DD3C7", "#FFFFB3", "#BEBADA", "#FB8072", "#80B1D3", "#FDB462", "#B3DE69", "#FCCDE5",
          "#D9D9D9", "#BC80BD", "#CCEBC5", "#FFED6F")


## code

targetmatvec=unlist(targetmat)+1
yrange=range(targetmatvec[targetmatvec>0]);
# yrange[1]=1; # set the minimum value to 1
for(i in 1:length(targetmat)){
  vali=targetmat[[i]]+1;
  if(i==1){
    plot(1:length(vali),vali,type='b',las=1,pch=20,main=paste('sgRNAs in',targetgene),ylab='Read counts',xlab='Samples',xlim=c(0.7,length(vali)+0.3),ylim = yrange,col=colors[(i %% length(colors))],xaxt='n',log='y')
    axis(1,at=1:length(vali),labels=(collabel),las=2)
    # lines(0:100,rep(1,101),col='black');
  }else{
    lines(1:length(vali),vali,type='b',pch=20,col=colors[(i %% length(colors))])
  }
}




# parameters
# Do not modify the variables beginning with "__"
targetmat=list(c(695.2826854725512,771.8032467373936,866.1587161850267,813.553922091747),c(753.5028137246811,757.6417192743221,791.9433815010602,771.4735468111395),c(625.8663787103964,738.1696190125989,928.1614008577076,809.2379861655309),c(657.2156785384662,659.396122499264,771.2758199435,698.1026360654646),c(996.4598873922231,985.1112541499072,1074.7132009931352,1007.7710387714744))
targetgene="CD68"
collabel=c("TRE-VPH-7d-dox-untreated-rd2_S18_L001_R1_001-clipped-trimmed-aligned-counts","TRE-VPH-7d-dox-untreated-rd1_S12_L001_R1_001-clipped-trimmed-aligned-counts","TRE-VPH-7d-dox-llome-100-rd1_S13_L001_R1_001-clipped-trimmed-aligned-counts","TRE-VPH-7d-dox-llome-100-rd2_S19_L001_R1_001-clipped-trimmed-aligned-counts")

# set up color using RColorBrewer
#library(RColorBrewer)
#colors <- brewer.pal(length(targetgenelist), "Set1")

colors=c( "#E41A1C", "#377EB8", "#4DAF4A", "#984EA3", "#FF7F00",  "#A65628", "#F781BF",
          "#999999", "#66C2A5", "#FC8D62", "#8DA0CB", "#E78AC3", "#A6D854", "#FFD92F", "#E5C494", "#B3B3B3", 
          "#8DD3C7", "#FFFFB3", "#BEBADA", "#FB8072", "#80B1D3", "#FDB462", "#B3DE69", "#FCCDE5",
          "#D9D9D9", "#BC80BD", "#CCEBC5", "#FFED6F")


## code

targetmatvec=unlist(targetmat)+1
yrange=range(targetmatvec[targetmatvec>0]);
# yrange[1]=1; # set the minimum value to 1
for(i in 1:length(targetmat)){
  vali=targetmat[[i]]+1;
  if(i==1){
    plot(1:length(vali),vali,type='b',las=1,pch=20,main=paste('sgRNAs in',targetgene),ylab='Read counts',xlab='Samples',xlim=c(0.7,length(vali)+0.3),ylim = yrange,col=colors[(i %% length(colors))],xaxt='n',log='y')
    axis(1,at=1:length(vali),labels=(collabel),las=2)
    # lines(0:100,rep(1,101),col='black');
  }else{
    lines(1:length(vali),vali,type='b',pch=20,col=colors[(i %% length(colors))])
  }
}




# parameters
# Do not modify the variables beginning with "__"
targetmat=list(c(901.2923700570108,875.3594163111035,836.096808464939,836.2125857043819),c(747.9047244696686,797.4710152642106,984.527477832872,978.6384712695153),c(635.9429393694188,713.3869459522239,676.3929237019731,686.2338122683702),c(787.091349254756,793.9306333984428,917.8276200789275,717.5243477334374),c(793.809056360771,859.4276979151481,789.125077652302,728.3141875489778))
targetgene="TMEM106B"
collabel=c("TRE-VPH-7d-dox-untreated-rd2_S18_L001_R1_001-clipped-trimmed-aligned-counts","TRE-VPH-7d-dox-untreated-rd1_S12_L001_R1_001-clipped-trimmed-aligned-counts","TRE-VPH-7d-dox-llome-100-rd1_S13_L001_R1_001-clipped-trimmed-aligned-counts","TRE-VPH-7d-dox-llome-100-rd2_S19_L001_R1_001-clipped-trimmed-aligned-counts")

# set up color using RColorBrewer
#library(RColorBrewer)
#colors <- brewer.pal(length(targetgenelist), "Set1")

colors=c( "#E41A1C", "#377EB8", "#4DAF4A", "#984EA3", "#FF7F00",  "#A65628", "#F781BF",
          "#999999", "#66C2A5", "#FC8D62", "#8DA0CB", "#E78AC3", "#A6D854", "#FFD92F", "#E5C494", "#B3B3B3", 
          "#8DD3C7", "#FFFFB3", "#BEBADA", "#FB8072", "#80B1D3", "#FDB462", "#B3DE69", "#FCCDE5",
          "#D9D9D9", "#BC80BD", "#CCEBC5", "#FFED6F")


## code

targetmatvec=unlist(targetmat)+1
yrange=range(targetmatvec[targetmatvec>0]);
# yrange[1]=1; # set the minimum value to 1
for(i in 1:length(targetmat)){
  vali=targetmat[[i]]+1;
  if(i==1){
    plot(1:length(vali),vali,type='b',las=1,pch=20,main=paste('sgRNAs in',targetgene),ylab='Read counts',xlab='Samples',xlim=c(0.7,length(vali)+0.3),ylim = yrange,col=colors[(i %% length(colors))],xaxt='n',log='y')
    axis(1,at=1:length(vali),labels=(collabel),las=2)
    # lines(0:100,rep(1,101),col='black');
  }else{
    lines(1:length(vali),vali,type='b',pch=20,col=colors[(i %% length(colors))])
  }
}



dev.off()
Sweave("LLOMe_CRISPRa_summary.Rnw");
library(tools);

texi2dvi("LLOMe_CRISPRa_summary.tex",pdf=TRUE);
